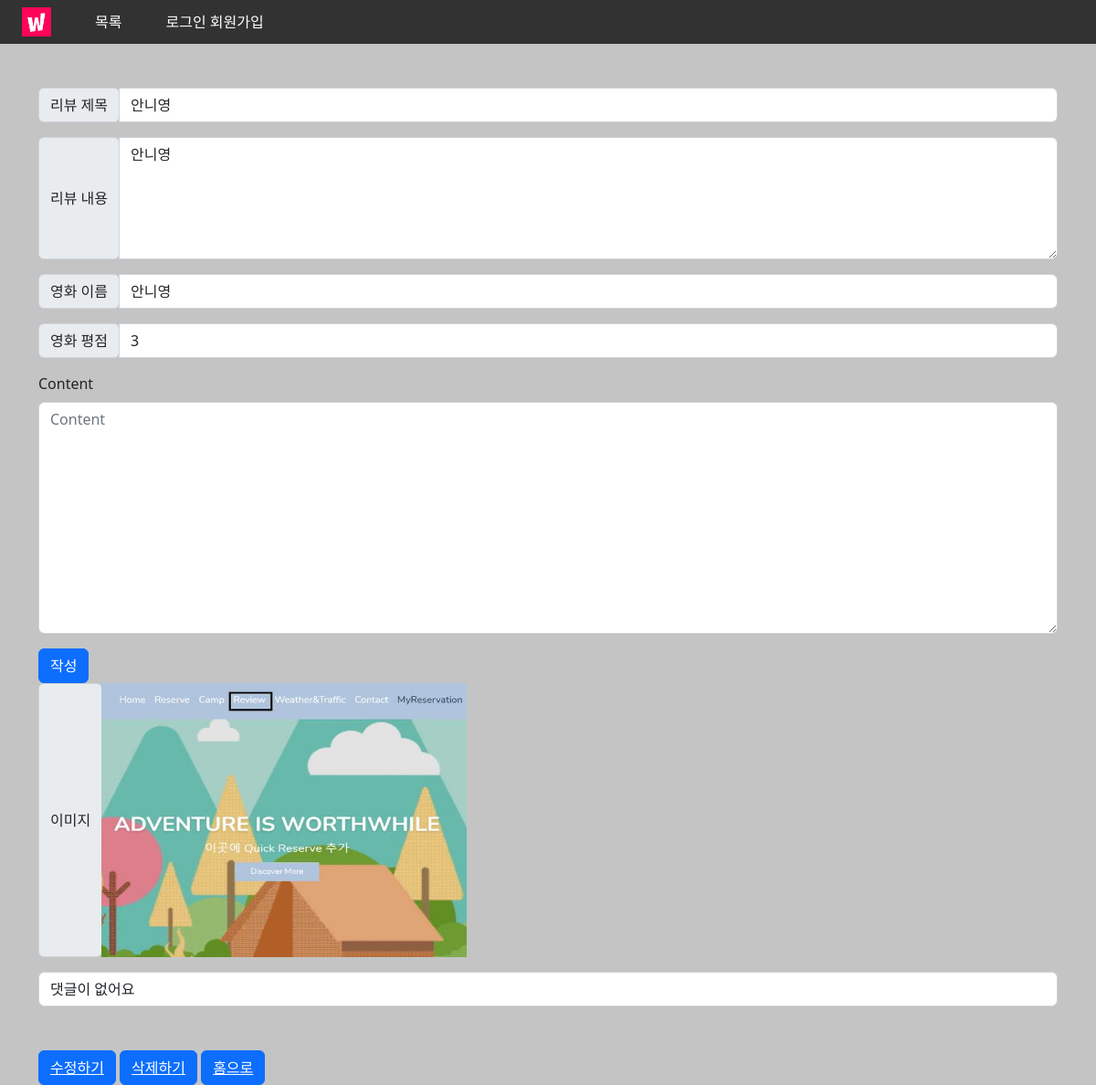
Page /movies/12/ on the earlier database version.
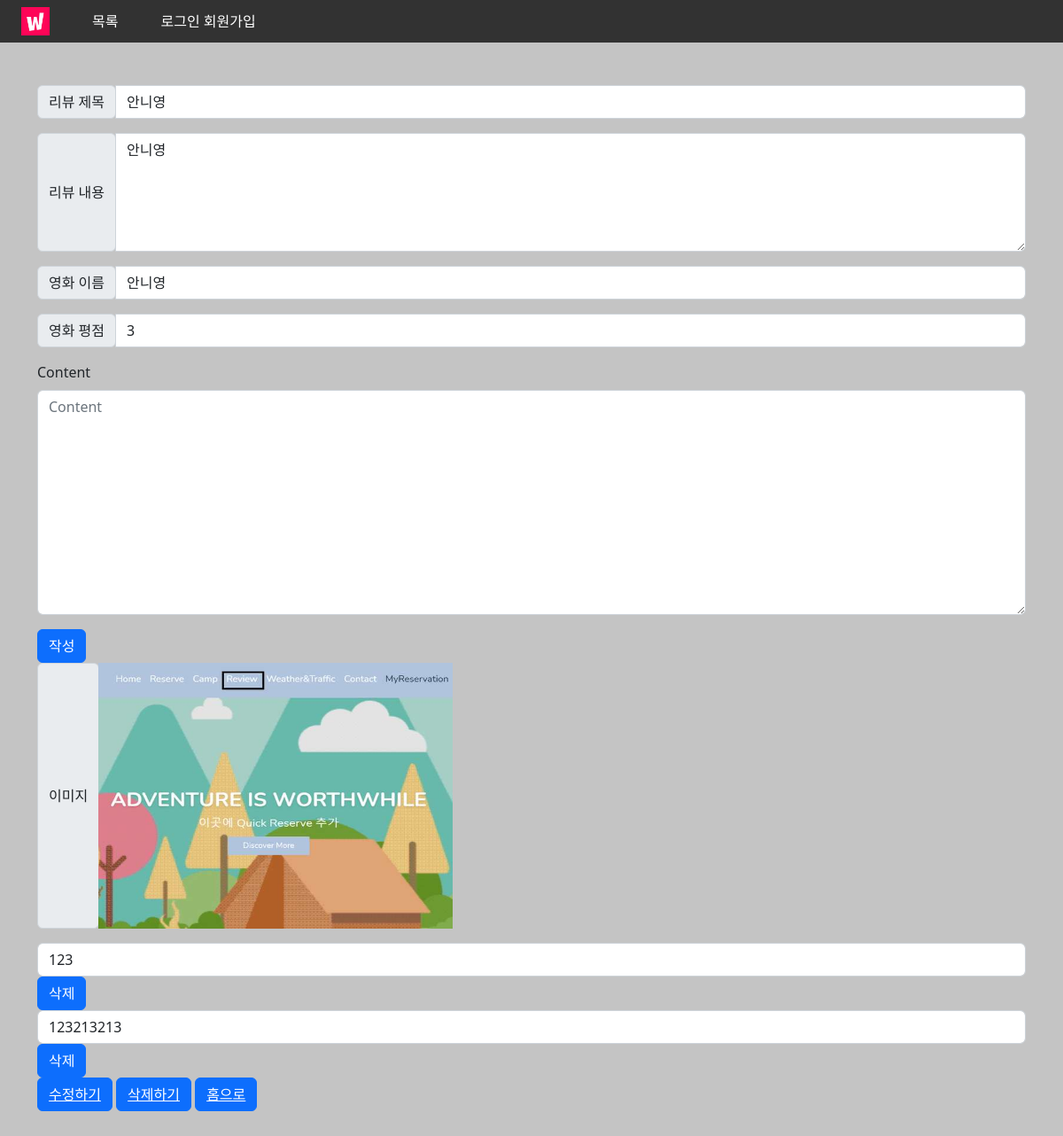
Same page on the later database version.
### movies/models.py (models this page shows)
class Comment(models.Model):
    content = models.TextField()
    created_at = models.DateTimeField(auto_now_add=True)
    movies = models.ForeignKey(Movie, on_delete=models.CASCADE)

### movies/views.py (the view)
# urls.py: path('<int:pk>', views.detail, name='detail'),
def detail(request,pk):
    movies = Movie.objects.get(pk=pk)
    comment_form = CommentForm()
    context = {
        'movies':movies,
        'comments': movies.comment_set.all(),
        'comment_form': comment_form
    }
    return render(request, 'movies/detail.html', context)

### movies/forms.py
class CommentForm(forms.ModelForm):
    class Meta:
        model = Comment
        fields = ['content',]

### movies/templates/movies/detail.html (shortened to what this page needs)
{% extends 'base.html' %}
{% load django_bootstrap5 %}
{% load static %}
{% block content %}
  <div class=" d-flex justify-content-center" style="background-color: rgb(196, 196, 196);">
    <div class="container">
      <div class="info my-5">
        <div class="input-group mb-3">
          <div class="input-group-prepend">
            <span class="input-group-text">리뷰 제목</span>
          </div>
          <input type="text" class="form-control" value="{{ movies.title }}">
        </div>
        <div class="input-group mb-3">
          <div class="input-group-prepend">
            <span style="height: 100%;" class="input-group-text">리뷰 내용</span>
          </div>
          <textarea class="form-control" cols="30" rows="5">{{ movies.content }}</textarea>
        </div>
        <div class="input-group mb-3">
          <div class="input-group-prepend">
            <span class="input-group-text">영화 이름</span>
          </div>
          <input type="text" class="form-control" value="{{ movies.movie_name }}">
        </div>
        <div class="input-group mb-3">
          <div class="input-group-prepend">
            <span class="input-group-text">영화 평점</span>
          </div>
          <input type="number" class="form-control" value="{{ movies.grade }}">
        </div>
        <form action="{% url 'movies:comment_create' movies.pk %}" method="POST">
          {% bootstrap_form comment_form %}
          <input type="submit" class='btn btn-primary' value='작성'>
        </form>
        <div class="input-group mb-3">
          <div class="input-group-prepend">
            <span style="height: 100%;" class="input-group-text">이미지</span>
          </div>
          {% if movies.image %}
            <img src="{{ movies.image.url }}" alt="{{ movies.image }}" width="400" height="300">
          {% endif %}
        </div>
        {% for comment in comments %}
          <input type="text" class="form-control" value="{{ comment.content }}">
          <form action="{% url 'movies:comment_delete' movies.pk comment.pk %}" method="POST">
            <input type="submit" class='btn btn-primary' value="삭제">
          </form>
          {% empty %}
          <input type="text" class="form-control" value="댓글이 없어요">
        </div>
      {% endfor %}
      <div class="review">
        <button type="submit" class="btn btn-primary">
          <a href="{% url 'movies:update' movies.pk %}" style='color:white;'>수정하기</a>
        </button>
        <button type="submit" class="btn btn-primary">
          <a href="{% url 'movies:delete' movies.pk %}" style='color:white;'>삭제하기</a>
        </button>
        <button type="submit" class="btn btn-primary">
          <a href="{% url 'movies:index' %}" style='color:white;'>홈으로</a>
        </button>
      </div>
    {% endblock %}

Differences in the rows shown:
added Comment: content "123"
added Comment: content "123213213"
Other differences:
form field value: "댓글이 없어요" → (not shown)
